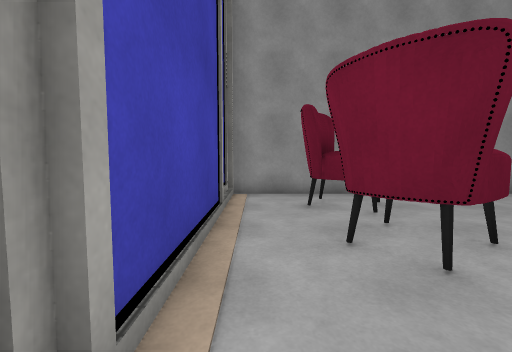
[1] (above)

13 first-person views from a walk through a scene from a Unity 3-D project. The camera is 1.2 m above the floor, tilts 4° down and sees 90° across. The floor is counted in squares, 1 m on a side. Each view is taken from the middle of a square. On the plan, view 1 faces up. The plan holds only what a view shows up to about 12 squares ahead; the rest is blank. The place goes on beyond the plan. Surface patterns are stand-ins for the level's own textures.

[2]
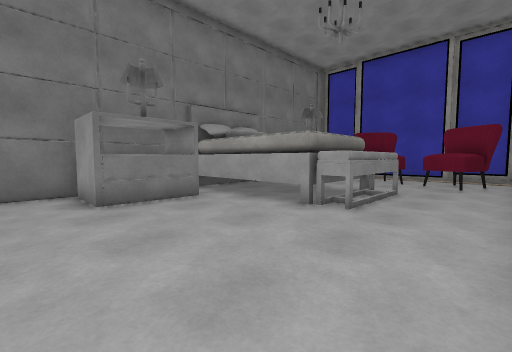

[3]
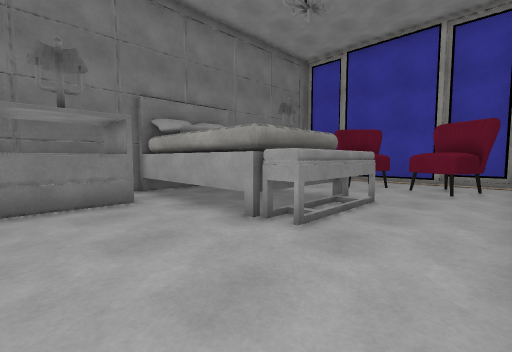

[4]
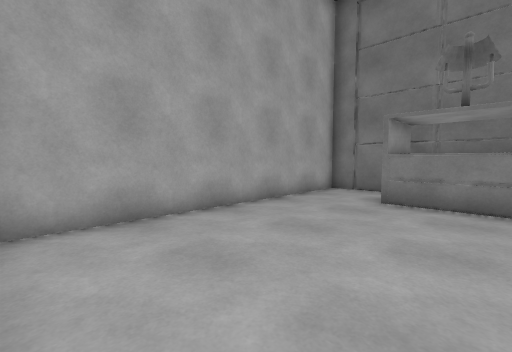

[5]
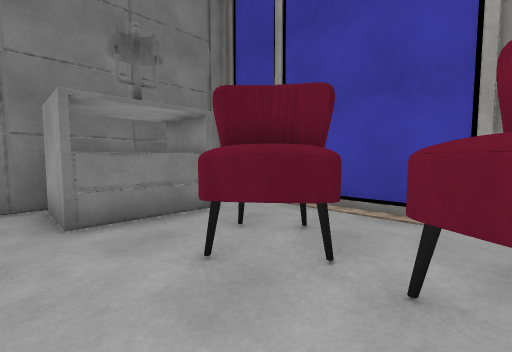

[6]
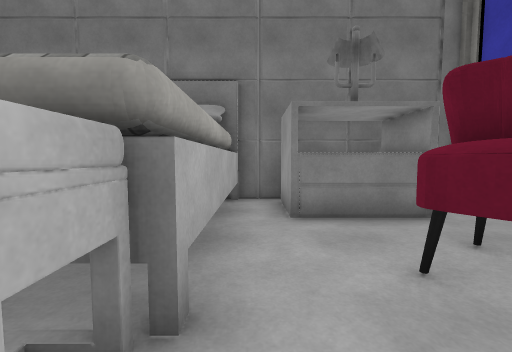

[7]
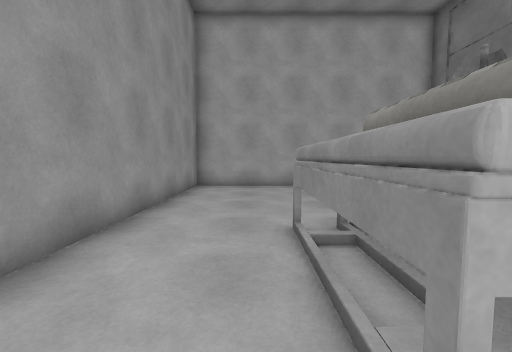

[8]
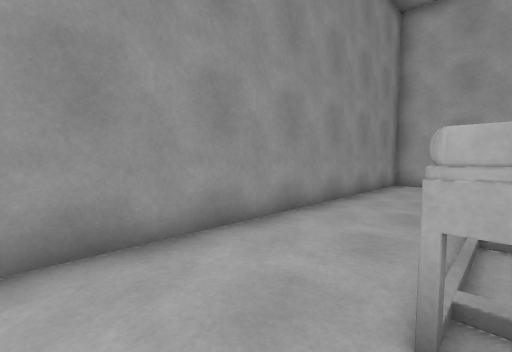

[9]
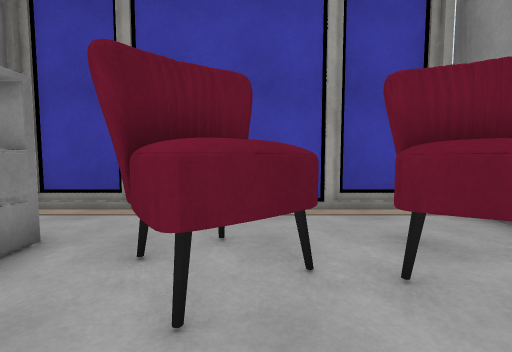

[10]
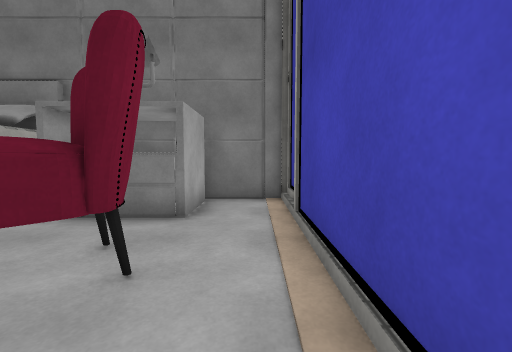

[11]
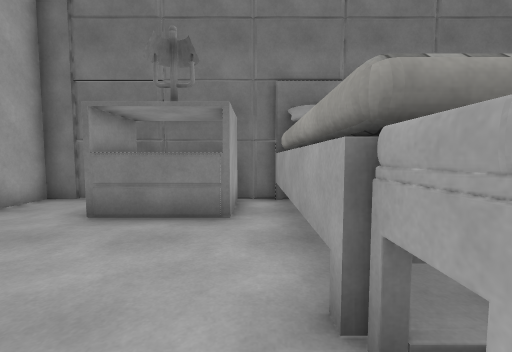

[12]
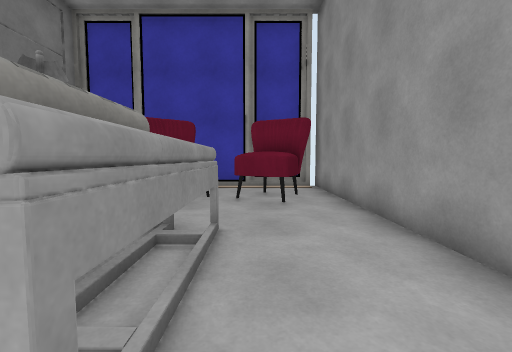

[13]
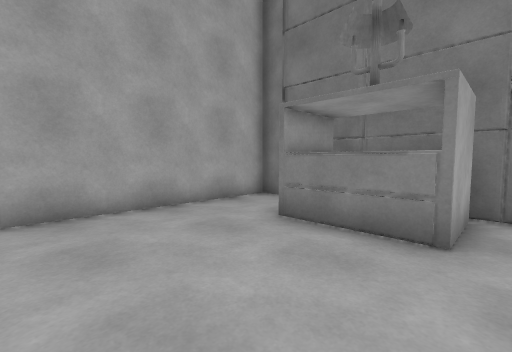

### Floor plan
Key: @ floor where view 1 was taken; # wall or solid block; x gap in a wall; . floor; ^ raised ledge; C chair.
Columns run from 1 left of view 1 to 16 right of it. Each row starts with its distance up from view 1.
  9 ##################
  8 x................#
  7 #.CCC............#
  6 #.CCC............#
  5 #..C...^^^^......#
  4 #.CCC..####......#
  3 #.CCC..#  #......#
  2 #......#  #......#
  1 #..###.#  #.###..#
  0 #@.###.#  #.###..#
 -1 #..###.#  #.###..#
 -2 #### ###  ### ####

Where each view was taken, in squares from view 1:
view 1: 0 up, 0 right, facing up
view 2: 8 up, 15 right, facing down-left
view 3: 8 up, 13 right, facing down-left
view 4: 8 up, 11 right, facing down-right
view 5: 6 up, 5 right, facing down-left
view 6: 6 up, 5 right, facing down
view 7: 6 up, 5 right, facing right
view 8: 5 up, 4 right, facing up-right
view 9: 4 up, 5 right, facing left
view 10: 6 up, 0 right, facing down
view 11: 6 up, 10 right, facing down
view 12: 6 up, 10 right, facing left
view 13: 5 up, 10 right, facing down-right
